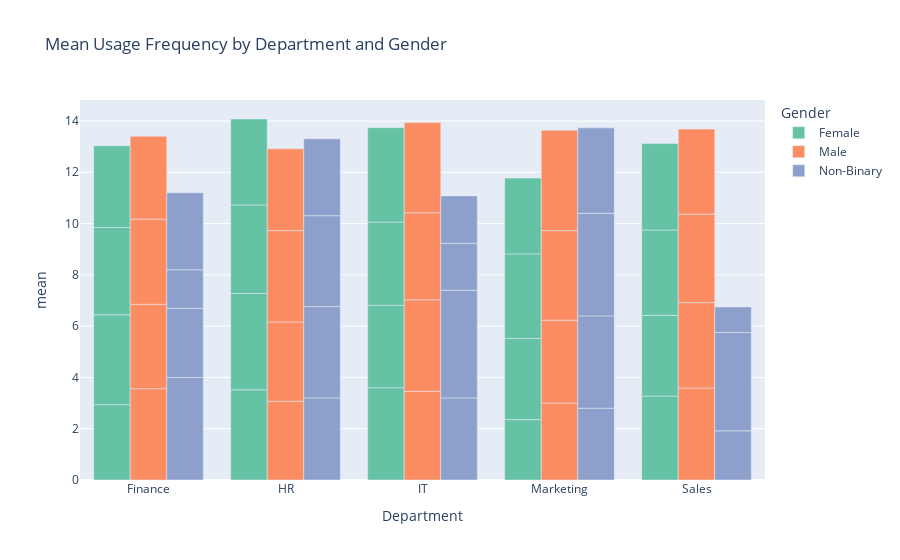
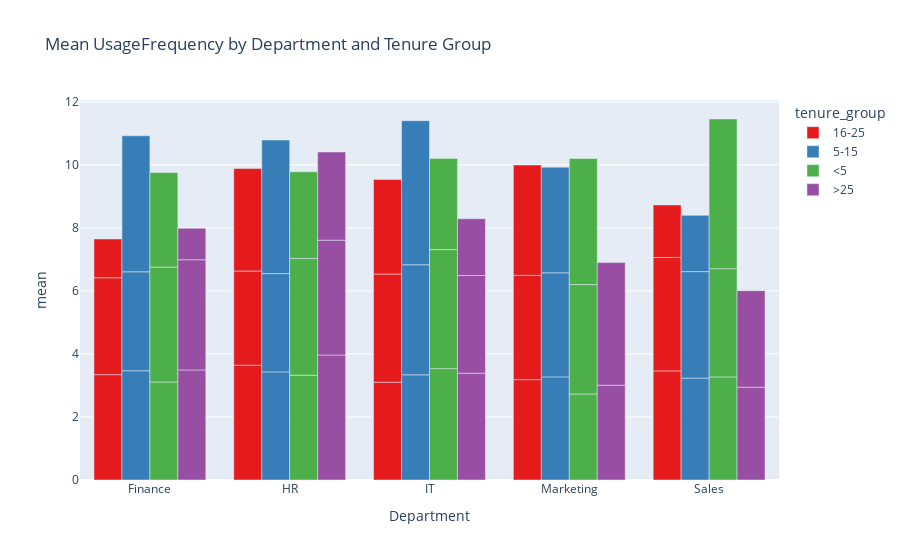
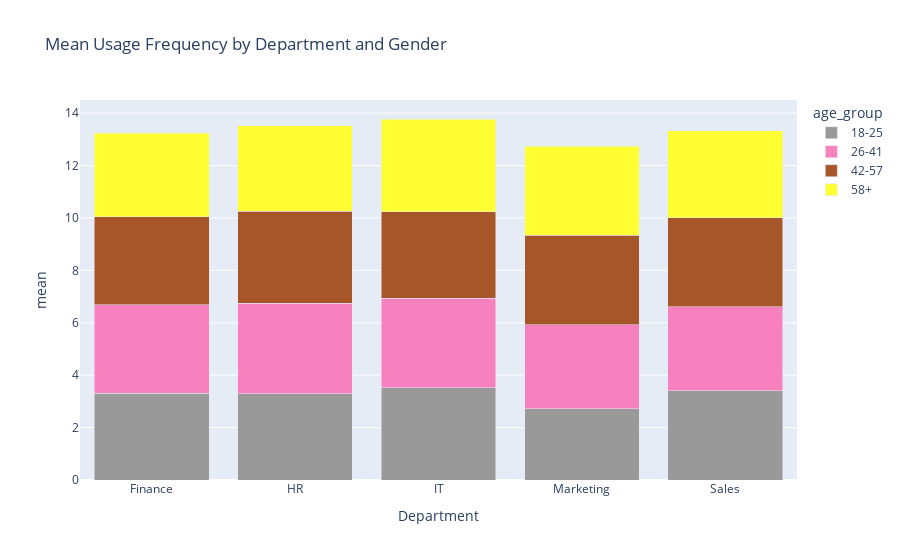

Notebook code for these charts, in order:
### Markdown cell above
## Demographic Insights Discovery
This section analyzes benefit usage across demographic groups (age, gender, department, tenure), visualizes patterns, and highlights actionable insights.

### Code cell
# Demographic Analysis: Usage by Age, Gender, Department, Tenure
import warnings
warnings.filterwarnings("ignore")
import plotly.express as px

# 1. Analyze benefit usage by demographics (Age, Gender, Department, Tenure)
# Group by demographic features and calculate usage statistics
demographics_usage = merged.groupby(['age_group', 'Gender', 'Department', 'tenure_group'])['UsageFrequency'].agg(['mean', 'median', 'std', 'count']).reset_index()
demographics_usage  # View summary statistics

from plotly.subplots import make_subplots
import plotly.graph_objects as go

# categories = ['age_group', 'Gender', 'Department', 'tenure_group']
# fig = make_subplots(rows=2, cols=2, subplot_titles=categories)

# for i, cat in enumerate(categories):
#     row = i // 2 + 1
#     col = i % 2 + 1
#     fig.add_trace(
#         go.Box(
#             y=merged['UsageFrequency'],
#             x=merged[cat],
#             name=cat,
#             hovertemplate='UsageFrequency: %{y:.2f}<br>' + ': %{x}<extra></extra>'
#         ),
#         row=row, col=col
#     )

# fig.update_layout(
#     height=800,
#     width=1000,
#     title_text='UsageFrequency Distribution by Demographic Categories',
#     yaxis=dict(tickformat=".2f"),
#     yaxis2=dict(tickformat=".2f"),
#     yaxis3=dict(tickformat=".2f"),
#     yaxis4=dict(tickformat=".2f")
# )
# fig.show()

# # Compare subtypes across segments (e.g., by age_group, departments)
# def construct_barplot(df, groupby_list, x, color):
#     df_group = df.groupby(groupby_list)['UsageFrequency'].mean().reset_index()
#     return px.bar(df_group, x=x, y='UsageFrequency', color=color, barmode='stack', title=f'Usage by {x} and {color}', hover_data=groupby_list), df_group

# def compare_x_y_heatmap(df, groupby_list, x, y, color='Avg UsageFrequency'):
#     subtype_df = df.groupby(groupby_list)['UsageFrequency'].mean().unstack().reset_index()
#     return px.imshow(
#                 subtype_df.set_index(y),
#                 labels=dict(x=x, y=y, color="Avg UsageFrequency"),
#                 title=f'{x} Usage Heatmap by {y}',
#                 aspect="auto",
#             ).show(), subtype_df.set_index(y)

# Visualize usage by department and age group and gender
fig1 = px.bar(
    merged.groupby(['age_group', 'Gender', 'Department'])['UsageFrequency'].agg(['mean']).reset_index(),
    x='Department',
    y='mean',
    color='Gender',
    barmode='group',
    title='Mean Usage Frequency by Department and Gender',
    hover_data=['age_group'],
    color_discrete_sequence=px.colors.qualitative.Set2)
fig1.show()

# Visualize usage by gender and tenure group
fig2 = px.bar(
        merged.groupby(['tenure_group', 'Gender', 'Department'])['UsageFrequency'].agg(['mean']).reset_index(),
        x='Department', 
        y='mean', 
        color='tenure_group', 
        barmode='group', 
        title='Mean UsageFrequency by Department and Tenure Group', 
        hover_data=['Gender'],
        color_discrete_sequence=px.colors.qualitative.Set1)
fig2.show()

# Visualize usage by gender and tenure group
fig3 = px.bar(
    merged.groupby(['age_group', 'Department'])['UsageFrequency'].agg(['mean']).reset_index(),
    x='Department',
    y='mean',
    color='age_group',
    barmode='stack',
    title='Mean Usage Frequency by Department and Gender',
    color_discrete_sequence=px.colors.qualitative.Set1[::-1])
fig3.show()

### Figure 1 — Plotly figure (JSON) as saved in the notebook; plotly's stock layout.template omitted (floating-point values rounded to 4 significant figures)
{"data": [{"alignmentgroup": "True", "customdata": [["18-25"], ["18-25"], ["18-25"], ["18-25"], ["18-25"], ["26-41"], ["26-41"], ["26-41"], ["26-41"], ["26-41"], ["42-57"], ["42-57"], ["42-57"], ["42-57"], ["42-57"], ["58+"], ["58+"], ["58+"], ["58+"], ["58+"]], "hovertemplate": "Gender=Female<br>Department=%{x}<br>mean=%{y}<br>age_group=%{customdata[0]}<extra></extra>", "legendgroup": "Female", "marker": {"color": "rgb(102,194,165)", "pattern": {"shape": ""}}, "name": "Female", "offsetgroup": "Female", "orientation": "v", "showlegend": true, "textposition": "auto", "type": "bar", "x": ["Finance", "HR", "IT", "Marketing", "Sales", "Finance", "HR", "IT", "Marketing", "Sales", "Finance", "HR", "IT", "Marketing", "Sales", "Finance", "HR", "IT", "Marketing", "Sales"], "xaxis": "x", "y": [2.939, 3.517, 3.6, 2.355, 3.274, 3.503, 3.756, 3.21, 3.166, 3.148, 3.405, 3.453, 3.249, 3.297, 3.326, 3.187, 3.352, 3.682, 2.958, 3.373], "yaxis": "y"}, {"alignmentgroup": "True", "customdata": [["18-25"], ["18-25"], ["18-25"], ["18-25"], ["18-25"], ["26-41"], ["26-41"], ["26-41"], ["26-41"], ["26-41"], ["42-57"], ["42-57"], ["42-57"], ["42-57"], ["42-57"], ["58+"], ["58+"], ["58+"], ["58+"], ["58+"]], "hovertemplate": "Gender=Male<br>Department=%{x}<br>mean=%{y}<br>age_group=%{customdata[0]}<extra></extra>", "legendgroup": "Male", "marker": {"color": "rgb(252,141,98)", "pattern": {"shape": ""}}, "name": "Male", "offsetgroup": "Male", "orientation": "v", "showlegend": true, "textposition": "auto", "type": "bar", "x": ["Finance", "HR", "IT", "Marketing", "Sales", "Finance", "HR", "IT", "Marketing", "Sales", "Finance", "HR", "IT", "Marketing", "Sales", "Finance", "HR", "IT", "Marketing", "Sales"], "xaxis": "x", "y": [3.562, 3.073, 3.462, 3.0, 3.588, 3.291, 3.09, 3.568, 3.232, 3.33, 3.321, 3.563, 3.393, 3.495, 3.448, 3.23, 3.19, 3.515, 3.917, 3.317], "yaxis": "y"}, {"alignmentgroup": "True", "customdata": [["18-25"], ["18-25"], ["18-25"], ["18-25"], ["26-41"], ["26-41"], ["26-41"], ["26-41"], ["26-41"], ["42-57"], ["42-57"], ["42-57"], ["42-57"], ["42-57"], ["58+"], ["58+"], ["58+"], ["58+"], ["58+"]], "hovertemplate": "Gender=Non-Binary<br>Department=%{x}<br>mean=%{y}<br>age_group=%{customdata[0]}<extra></extra>", "legendgroup": "Non-Binary", "marker": {"color": "rgb(141,160,203)", "pattern": {"shape": ""}}, "name": "Non-Binary", "offsetgroup": "Non-Binary", "orientation": "v", "showlegend": true, "textposition": "auto", "type": "bar", "x": ["Finance", "HR", "IT", "Marketing", "Finance", "HR", "IT", "Marketing", "Sales", "Finance", "HR", "IT", "Marketing", "Sales", "Finance", "HR", "IT", "Marketing", "Sales"], "xaxis": "x", "y": [4.0, 3.2, 3.2, 2.8, 2.7, 3.562, 4.2, 3.6, 1.917, 1.5, 3.545, 1.833, 4.0, 3.833, 3.0, 3.0, 1.846, 3.333, 1.0], "yaxis": "y"}], "layout": {"barmode": "group", "legend": {"title": {"text": "Gender"}, "tracegroupgap": 0}, "title": {"text": "Mean Usage Frequency by Department and Gender"}, "xaxis": {"anchor": "y", "domain": [0, 1], "title": {"text": "Department"}}, "yaxis": {"anchor": "x", "domain": [0, 1], "title": {"text": "mean"}}}}

### Figure 2 — Plotly figure (JSON) as saved in the notebook; plotly's stock layout.template omitted (floating-point values rounded to 4 significant figures)
{"data": [{"alignmentgroup": "True", "customdata": [["Female"], ["Female"], ["Female"], ["Female"], ["Female"], ["Male"], ["Male"], ["Male"], ["Male"], ["Male"], ["Non-Binary"], ["Non-Binary"], ["Non-Binary"], ["Non-Binary"], ["Non-Binary"]], "hovertemplate": "tenure_group=16-25<br>Department=%{x}<br>mean=%{y}<br>Gender=%{customdata[0]}<extra></extra>", "legendgroup": "16-25", "marker": {"color": "rgb(228,26,28)", "pattern": {"shape": ""}}, "name": "16-25", "offsetgroup": "16-25", "orientation": "v", "showlegend": true, "textposition": "auto", "type": "bar", "x": ["Finance", "HR", "IT", "Marketing", "Sales", "Finance", "HR", "IT", "Marketing", "Sales", "Finance", "HR", "IT", "Marketing", "Sales"], "xaxis": "x", "y": [3.344, 3.643, 3.104, 3.185, 3.463, 3.075, 2.991, 3.433, 3.31, 3.599, 1.231, 3.25, 3.0, 3.5, 1.667], "yaxis": "y"}, {"alignmentgroup": "True", "customdata": [["Female"], ["Female"], ["Female"], ["Female"], ["Female"], ["Male"], ["Male"], ["Male"], ["Male"], ["Male"], ["Non-Binary"], ["Non-Binary"], ["Non-Binary"], ["Non-Binary"], ["Non-Binary"]], "hovertemplate": "tenure_group=5-15<br>Department=%{x}<br>mean=%{y}<br>Gender=%{customdata[0]}<extra></extra>", "legendgroup": "5-15", "marker": {"color": "rgb(55,126,184)", "pattern": {"shape": ""}}, "name": "5-15", "offsetgroup": "5-15", "orientation": "v", "showlegend": true, "textposition": "auto", "type": "bar", "x": ["Finance", "HR", "IT", "Marketing", "Sales", "Finance", "HR", "IT", "Marketing", "Sales", "Finance", "HR", "IT", "Marketing", "Sales"], "xaxis": "x", "y": [3.466, 3.431, 3.337, 3.272, 3.233, 3.141, 3.119, 3.493, 3.303, 3.38, 4.318, 4.238, 4.571, 3.353, 1.786], "yaxis": "y"}, {"alignmentgroup": "True", "customdata": [["Female"], ["Female"], ["Female"], ["Female"], ["Female"], ["Male"], ["Male"], ["Male"], ["Male"], ["Male"], ["Non-Binary"], ["Non-Binary"], ["Non-Binary"], ["Non-Binary"], ["Non-Binary"]], "hovertemplate": "tenure_group=<5<br>Department=%{x}<br>mean=%{y}<br>Gender=%{customdata[0]}<extra></extra>", "legendgroup": "<5", "marker": {"color": "rgb(77,175,74)", "pattern": {"shape": ""}}, "name": "<5", "offsetgroup": "<5", "orientation": "v", "showlegend": true, "textposition": "auto", "type": "bar", "x": ["Finance", "HR", "IT", "Marketing", "Sales", "Finance", "HR", "IT", "Marketing", "Sales", "Finance", "HR", "IT", "Marketing", "Sales"], "xaxis": "x", "y": [3.111, 3.327, 3.534, 2.729, 3.272, 3.646, 3.706, 3.778, 3.473, 3.434, 3.0, 2.75, 2.895, 4.0, 4.75], "yaxis": "y"}, {"alignmentgroup": "True", "customdata": [["Female"], ["Female"], ["Female"], ["Female"], ["Female"], ["Male"], ["Male"], ["Male"], ["Male"], ["Male"], ["Non-Binary"], ["Non-Binary"], ["Non-Binary"]], "hovertemplate": "tenure_group=>25<br>Department=%{x}<br>mean=%{y}<br>Gender=%{customdata[0]}<extra></extra>", "legendgroup": ">25", "marker": {"color": "rgb(152,78,163)", "pattern": {"shape": ""}}, "name": ">25", "offsetgroup": ">25", "orientation": "v", "showlegend": true, "textposition": "auto", "type": "bar", "x": ["Finance", "HR", "IT", "Marketing", "Sales", "Finance", "HR", "IT", "Marketing", "Sales", "Finance", "HR", "IT"], "xaxis": "x", "y": [3.492, 3.967, 3.391, 3.008, 2.946, 3.497, 3.643, 3.099, 3.892, 3.063, 1.0, 2.8, 1.8], "yaxis": "y"}], "layout": {"barmode": "group", "legend": {"title": {"text": "tenure_group"}, "tracegroupgap": 0}, "title": {"text": "Mean UsageFrequency by Department and Tenure Group"}, "xaxis": {"anchor": "y", "domain": [0, 1], "title": {"text": "Department"}}, "yaxis": {"anchor": "x", "domain": [0, 1], "title": {"text": "mean"}}}}

### Figure 3 — Plotly figure (JSON) as saved in the notebook; plotly's stock layout.template omitted (floating-point values rounded to 4 significant figures)
{"data": [{"hovertemplate": "age_group=18-25<br>Department=%{x}<br>mean=%{y}<extra></extra>", "legendgroup": "18-25", "marker": {"color": "rgb(153,153,153)", "pattern": {"shape": ""}}, "name": "18-25", "orientation": "v", "showlegend": true, "textposition": "auto", "type": "bar", "x": ["Finance", "HR", "IT", "Marketing", "Sales"], "xaxis": "x", "y": [3.306, 3.297, 3.525, 2.719, 3.402], "yaxis": "y"}, {"hovertemplate": "age_group=26-41<br>Department=%{x}<br>mean=%{y}<extra></extra>", "legendgroup": "26-41", "marker": {"color": "rgb(247,129,191)", "pattern": {"shape": ""}}, "name": "26-41", "orientation": "v", "showlegend": true, "textposition": "auto", "type": "bar", "x": ["Finance", "HR", "IT", "Marketing", "Sales"], "xaxis": "x", "y": [3.386, 3.453, 3.409, 3.21, 3.218], "yaxis": "y"}, {"hovertemplate": "age_group=42-57<br>Department=%{x}<br>mean=%{y}<extra></extra>", "legendgroup": "42-57", "marker": {"color": "rgb(166,86,40)", "pattern": {"shape": ""}}, "name": "42-57", "orientation": "v", "showlegend": true, "textposition": "auto", "type": "bar", "x": ["Finance", "HR", "IT", "Marketing", "Sales"], "xaxis": "x", "y": [3.345, 3.508, 3.31, 3.415, 3.391], "yaxis": "y"}, {"hovertemplate": "age_group=58+<br>Department=%{x}<br>mean=%{y}<extra></extra>", "legendgroup": "58+", "marker": {"color": "rgb(255,255,51)", "pattern": {"shape": ""}}, "name": "58+", "orientation": "v", "showlegend": true, "textposition": "auto", "type": "bar", "x": ["Finance", "HR", "IT", "Marketing", "Sales"], "xaxis": "x", "y": [3.203, 3.264, 3.531, 3.394, 3.324], "yaxis": "y"}], "layout": {"barmode": "stack", "legend": {"title": {"text": "age_group"}, "tracegroupgap": 0}, "title": {"text": "Mean Usage Frequency by Department and Gender"}, "xaxis": {"anchor": "y", "domain": [0, 1], "title": {"text": "Department"}}, "yaxis": {"anchor": "x", "domain": [0, 1], "title": {"text": "mean"}}}}
